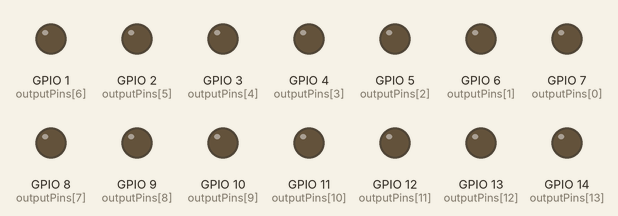
Recording of a sketch running on a simulated ESP32. Shown: output pins drawn as LEDs (lit = HIGH). What the sketch prints to the serial monitor is not drawn.

Above: at 0.6 s.
Timing chart, 0 to 2.1 s (numbered marks = the images above):
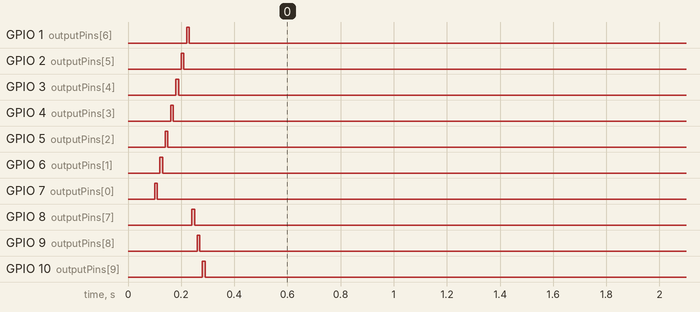

The sketch:

Wifi_AP_Server.ino
```cpp
#include <WiFi.h>

const char *ssid = "ESP32-AP";      // AP SSID
const char *password = "12345678";  // AP 비밀번호

// Output pin numbers
const int outputPins[21] = {7,6,5,4,3,2,1,8,9,10,11,12,13,14,15,16,21,38,47,18,17};

WiFiServer server(80);

void setup() {
    Serial.begin(115200);
    WiFi.softAP(ssid, password); // SoftAP 설정
    Serial.print("AP IP 주소: ");
    Serial.println(WiFi.softAPIP());

    // 모든 핀을 출력으로 설정
    for (int i = 0; i < 21; i++) {
        pinMode(outputPins[i], OUTPUT);
        digitalWrite(outputPins[i], LOW); // 초기 상태 OFF
    }
    delay(100);
    controlPins(0);

    server.begin();
}

// count 값을 받아서 핀을 ON/OFF하는 함수
void controlPins(int count) {
  for (int i = 0; i < 21; i++) {
    digitalWrite(outputPins[i], HIGH);
    delay(10);
    digitalWrite(outputPins[i], LOW);
    delay(10);
  }
}

void loop() {
    WiFiClient client = server.available(); // 클라이언트 접속 확인
    if (client) {
        //Serial.println("클라이언트 연결됨");
        while (client.connected()) {
            if (client.available()) {
                String receivedData = client.readStringUntil('\n'); // 데이터 수신
                Serial.print("수신 데이터: ");
                Serial.println(receivedData);
                // 숫자 변환
                int count = receivedData.toInt();
                controlPins(count); // 핀 제어 함수 호출
            }
        }
        client.stop(); // 클라이언트 연결 종료
        //Serial.println("클라이언트 연결 종료");
    }
}
```
